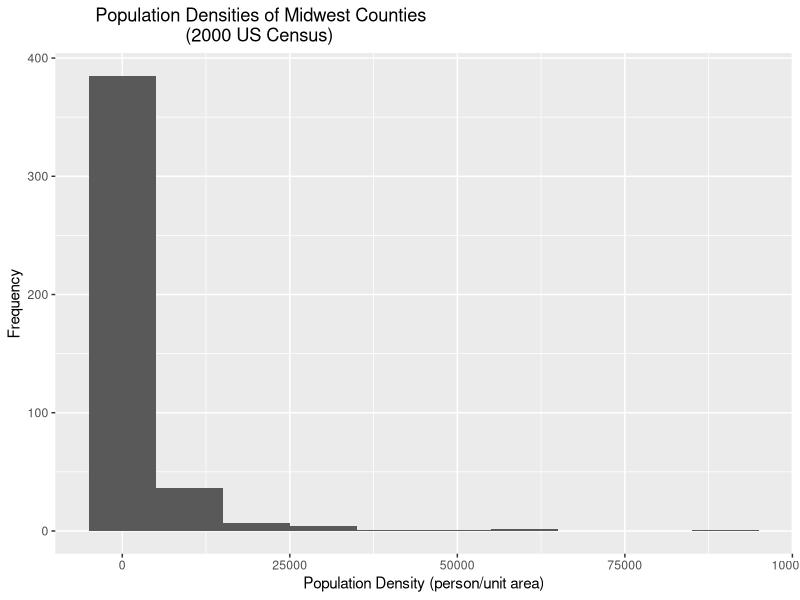
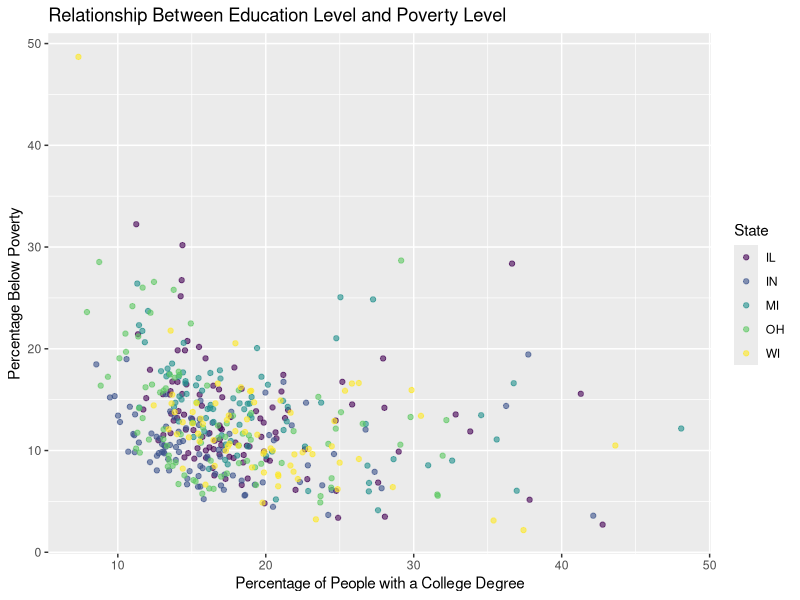
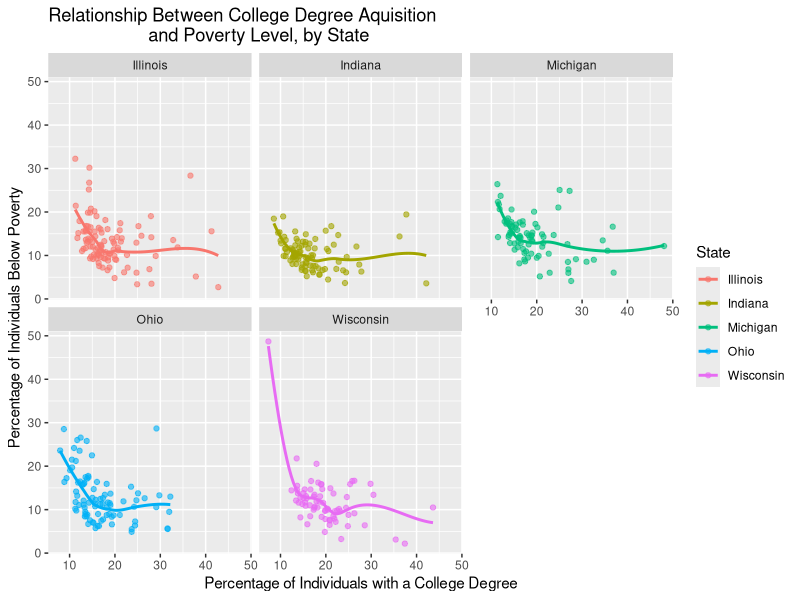
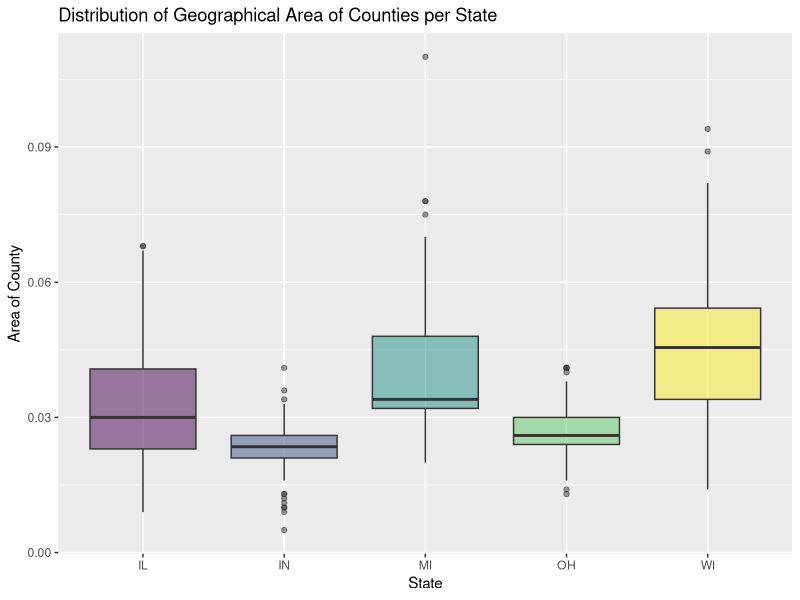
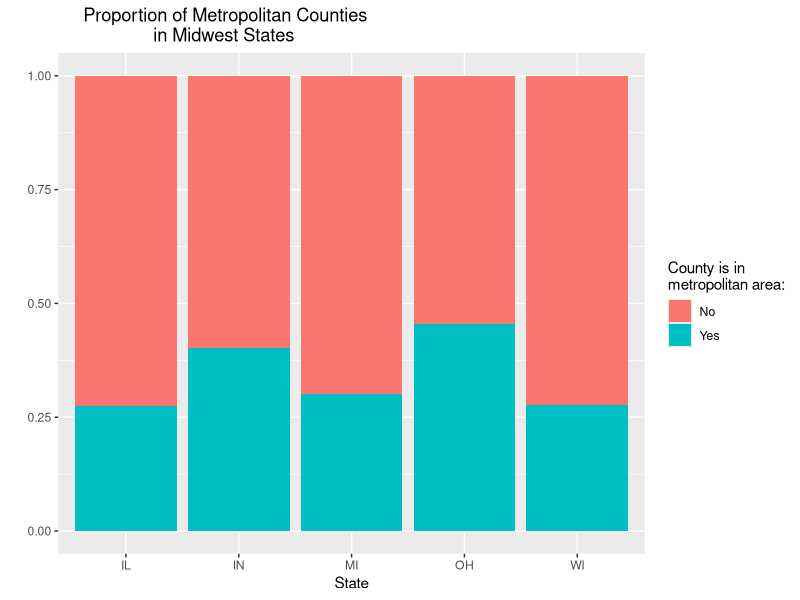
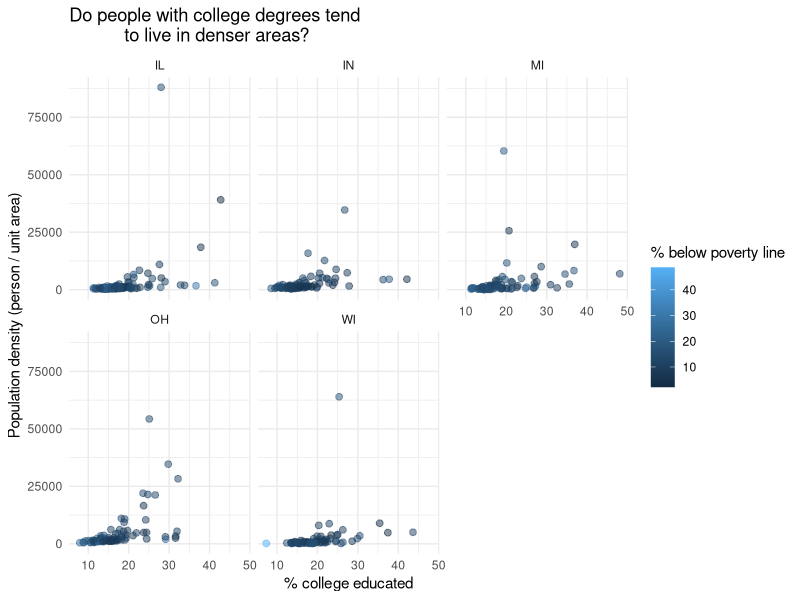

Source code (R) for these figures, in order:
## ---- chunk 1
#| label: load-packages
#| message: false
#| warning: false

library(tidyverse)
library(viridis)

## ---- chunk 2
#| label: ex-1 histogram of population density
#| message: false

ggplot(data = midwest, 
       aes(x = popdensity)) +
  geom_histogram(binwidth = 10000) +
  labs(
    x = "Population Density (person/unit area)",
    y = "Frequency",
    title = 
      "        Population Densities of Midwest Counties
                          (2000 US Census)"
    )

## ---- chunk 3
#| label: ex-2 scatterplot of education vs poverty level
#| message: false

ggplot(data = midwest, 
       aes(x = percollege,
           y = percbelowpoverty,
           color = state)) +
  geom_point(alpha = 0.6) +
  labs(
    x = "Percentage of People with a College Degree",
    y = "Percentage Below Poverty",
    title = "Relationship Between Education Level and Poverty Level",
    color = "State"
  ) +
  scale_color_viridis_d()

## ---- chunk 4
#| label: ex-4 scatterplots separated by state
#| message: false

state.labs <- c("Illinois", "Indiana", "Michigan", "Ohio", "Wisconsin")
names(state.labs) <- c("IL", "IN", "MI", "OH", "WI")

ggplot(data = midwest, 
       aes(x = percollege,
           y = percbelowpoverty,
           color = state)
       ) +
  geom_point(alpha = 0.6) +
  facet_wrap(~state, 
             labeller = labeller(state = state.labs)
             ) +
  geom_smooth(se = FALSE) +
  scale_color_viridis_d() +
  labs(
    x = "Percentage of Individuals with a College Degree",
    y = "Percentage of Individuals Below Poverty ",
    title = "Relationship Between College Degree Aquisition 
                    and Poverty Level, by State",
    color = "State"
    ) +
  scale_color_discrete(labels = state.labs)
## ---- chunk 5
#| label: ex-5 boxplots of geographical area of state counties
#| message: false  

state.labs <- c("Illinois", "Indiana", "Michigan", "Ohio", "Wisconsin")
names(state.labs) <- c("IL", "IN", "MI", "OH", "WI")

ggplot(data = midwest,
       aes(x = state,
           y = area,
           fill = state)
       ) +
  geom_boxplot(
    alpha = 0.5,
    show.legend = FALSE
    ) +
  scale_fill_discrete(
    labels = state.labs
    ) +
  labs(
    x = "State",
    y = "Area of County",
    title = "Distribution of Geographical Area of Counties per State",
    fill = "State",
    ) +
  scale_fill_viridis_d()
  
## ---- chunk 6
#| label: ex-6 percent stacked barplot of metro counties per state
#| message: false

midwest <- midwest |> 
  mutate(metro = if_else(inmetro == 1, "Yes", "No"))

ggplot(data = midwest) +
  geom_bar(
    mapping = aes(x = state, fill = metro), 
    position = "fill"
    ) +
  labs(
    x = "State",
    y = " ", 
    fill = "County is in \nmetropolitan area:",
    title = "     Proportion of Metropolitan Counties
                   in Midwest States" 
    )
  
## ---- chunk 7
#| label: faceted scatterplot pop density~college education per state
#| message: false

ggplot(data = midwest, 
       aes(x = percollege,
           y = popdensity,
           color = percbelowpoverty
       )) +
  geom_point(alpha = 0.5, size = 2) +
  facet_wrap(~state) +
  theme_minimal() +
  labs(
    x = "% college educated",
    y = "Population density (person / unit area)",
    title = "Do people with college degrees tend 
           to live in denser areas?",
    color = "% below poverty line"
  )
